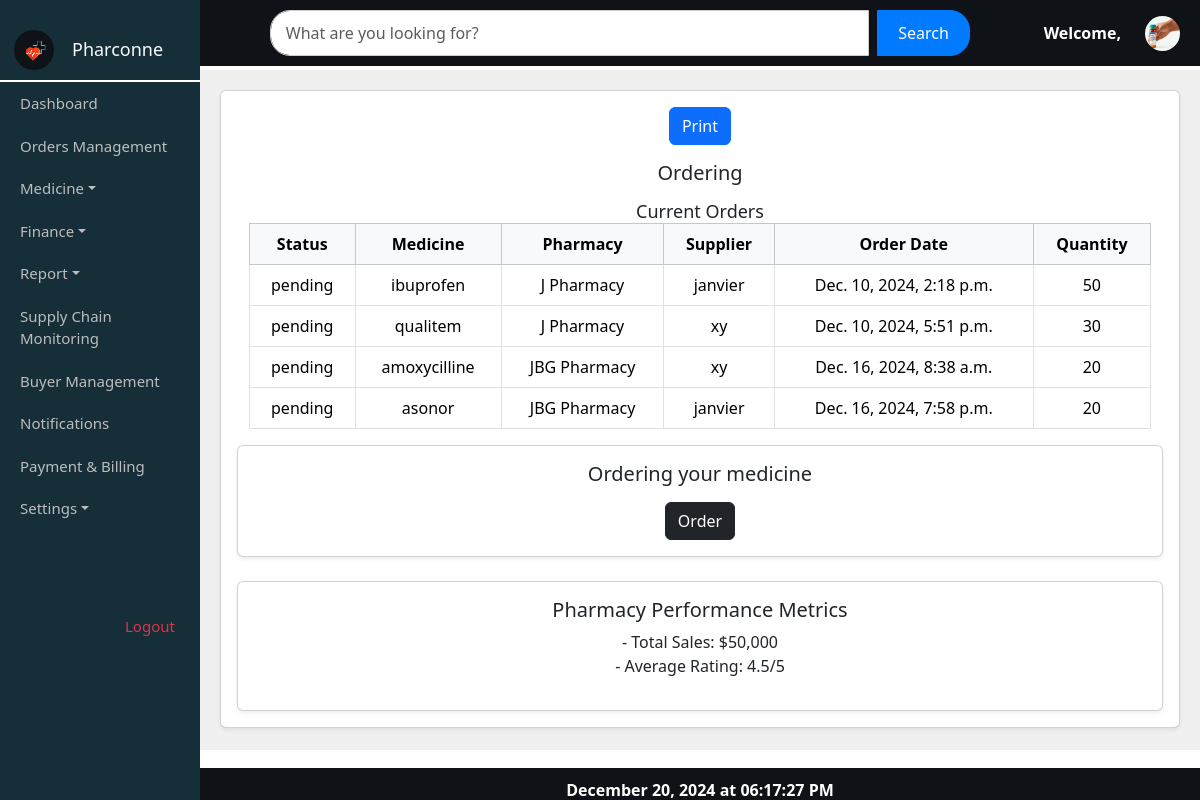
The app's page /userdash/ with its own data.
### myapp/models.py (models this page shows, shortened)
class Order(models.Model):
    O_id = models.AutoField(primary_key=True)  # Auto-incrementing order ID
    pharmacy = models.ForeignKey(Pharmacy, on_delete=models.CASCADE, related_name='orders')  # The pharmacy placing the order
    supplier = models.ForeignKey(Supplier, on_delete=models.CASCADE, related_name='orders')  # The supplier receiving the order
    medicine = models.ForeignKey(Medicine, on_delete=models.CASCADE, related_name='orders')
    quantity = models.PositiveIntegerField()  # Quantity of medicine being ordered
    total_price = models.DecimalField(max_digits=10, decimal_places=2)  # Total price of the order
    order_status = models.CharField(max_length=20, choices=[
        ('pending', 'Pending'),
        ('approved', 'Approved'),
        ('delivered', 'Delivered'),
        ('cancelled', 'Cancelled'),
    ], default='pending')  # Order status
    order_date = models.DateTimeField(default=timezone.now)  # Date and time of the order
    delivery_date = models.DateTimeField(blank=True, null=True)  # Expected delivery date (optional)

class Medicine(models.Model):
    M_id = models.AutoField(primary_key=True)
    name = models.CharField(max_length=100)
    serial_number = models.CharField(max_length=100, unique=True, null=False)  # Add serial_number
    exp_date = models.DateField(null=False)  # Add expiration date field
    MFG_date = models.DateField(null=True, blank=True)
    quantity = models.PositiveIntegerField(default=0)
    price = models.DecimalField(max_digits=10, decimal_places=2, null=False, default=0.0)
    def __str__(self):
        return self.name

class Pharmacy(models.Model):
    user = models.OneToOneField(User, on_delete=models.CASCADE, null=True, blank=True)
    P_id = models.IntegerField(primary_key=True)
    P_name = models.CharField(max_length=100)
    contact_info = models.CharField(max_length=13)
    location = models.CharField(max_length=100, default='Unknown Location')
    start_time = models.TimeField(default=default_start_time)
    end_time = models.TimeField(default=default_end_time)
    status = models.CharField(max_length=20, default='pending')
    stock_level = models.CharField(max_length=100, default='high')
    password = models.CharField(max_length=100, blank=True, null=True)
    def __str__(self):
        return self.P_name

class Supplier(models.Model):
    user = models.OneToOneField(User, on_delete=models.CASCADE, null=True, blank=True)
    S_id = models.AutoField(primary_key=True)
    name = models.CharField(max_length=100)
    contact = models.CharField(max_length=15)  # Changed to CharField for flexibility
    def __str__(self):
        return self.name

### myapp/views.py (the view)
# urls.py: path('userdash/', views.current_orders, name='userdash'),
def current_orders(request):
    orders = Order.objects.all()
    return render(request, 'myapp/pharorder.html', {'orders': orders})

### myapp/templates/myapp/pharorder.html
{% extends 'myapp/userhome.html' %}
{% load static %}
{% block content %}
    <div class="content-container">
        <div class="message-container">
            <div class="card shadow-sm mb-4">
                <div class="card-body">
                    <button class="btn btn-primary print-button mb-3" onclick="window.print()">Print</button>
                    <h5 class="card-title mb-3">{{ request.session.user_name }} Ordering</h5>
                        <div class="container">
                            <h4>Current Orders</h4>
                            <div class="table-responsive">
                                <table class="table table-bordered">
                                    <thead class="table-light">
                                        <tr>
                                            <th>Status</th>
                                            <th>Medicine</th>
                                            <th>Pharmacy</th>
                                            <th>Supplier</th>
                                            <th>Order Date</th>
                                            <th>Quantity</th>
                                        </tr>
                                    </thead>
                                    <tbody>
                                        {% if orders %}
                                            {% for order in orders %}
                                            <tr>
                                                <td>{{ order.order_status }}</td>
                                                <td>{{ order.medicine }}</td>
                                                <td>{{ order.pharmacy }}</td>
                                                <td>{{ order.supplier }}</td>
                                                <td>{{ order.order_date }}</td>
                                                <td>{{ order.quantity }}</td>
                                            </tr>
                                            {% endfor %}
                                        {% else %}
                                            <tr><td colspan="6">No orders found</td></tr>
                                        {% endif %}
                                    </tbody>
                                </table>
                            </div>
                        </div>
            <div class="card shadow-sm mb-4">
                <div class="card-body">
                    <h5 class="card-title mb-3">Ordering your medicine</h5>
                    <a href="/ordering/" class="btn btn-dark">Order</a>
                </div>
            </div>
            <div class="card shadow-sm">
                <div class="card-body">
                    <h5 class="card-title">Pharmacy Performance Metrics</h5>
                    <ul class="list-unstyled">
                        <li>- Total Sales: $50,000</li>
                        <li>- Average Rating: 4.5/5</li>
                    </ul>
                </div>
            </div>
        </div>
    </div>
    {% endblock %}

### myapp/static/myapp/css/pharmacy_list.css (style rules this page uses)
body { margin: 0; padding: 0; overflow: hidden; }
h4 { margin: 0; font-size: 18px; }
.content-container { position: absolute; top: 70px; left: 16.666%; right: 0; bottom: 50px; overflow-y: auto; padding: 20px; background-color: #f0f0f0; }
.message-container { text-align: center; background-color: #f8f9fa; background-size: cover; border-radius: 10px; min-height: 300px; }

### records on screen
Order: order_status "pending", medicine "ibuprofen", pharmacy "J Pharmacy", supplier "janvier", order_date "Dec. 10, 2024, 2:18 p.m.", quantity "50"
Order: order_status "pending", medicine "qualitem", pharmacy "J Pharmacy", supplier "xy", order_date "Dec. 10, 2024, 5:51 p.m.", quantity "30"
Order: order_status "pending", medicine "amoxycilline", pharmacy "JBG Pharmacy", supplier "xy", order_date "Dec. 16, 2024, 8:38 a.m.", quantity "20"
Order: order_status "pending", medicine "asonor", pharmacy "JBG Pharmacy", supplier "janvier", order_date "Dec. 16, 2024, 7:58 p.m.", quantity "20"
